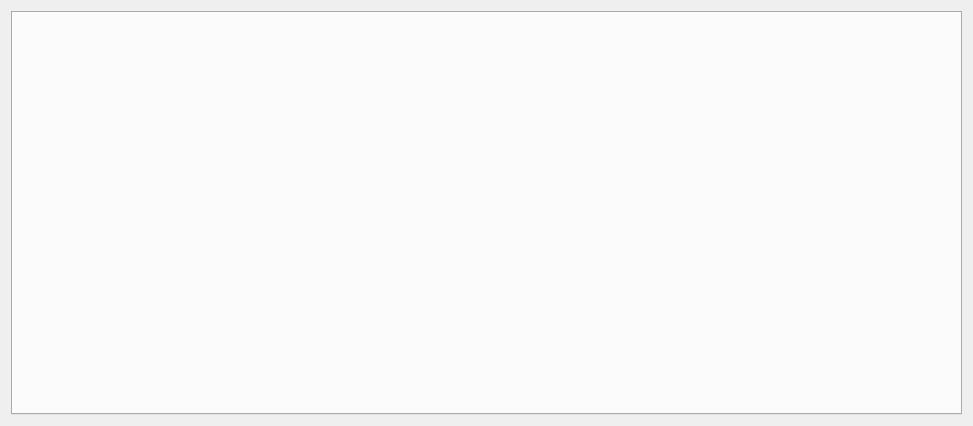
<?xml version="1.0" encoding="UTF-8"?>
<ui version="4.0">
 <class>MainWindow</class>
 <widget class="QMainWindow" name="MainWindow">
  <property name="geometry">
   <rect>
    <x>0</x>
    <y>0</y>
    <width>973</width>
    <height>426</height>
   </rect>
  </property>
  <property name="windowTitle">
   <string>Программа прогнозирования</string>
  </property>
  <widget class="QWidget" name="centralWidget">
   <layout class="QVBoxLayout" name="verticalLayout">
    <item>
     <widget class="QTabWidget" name="tabWidget">
      <property name="currentIndex">
       <number>-1</number>
      </property>
     </widget>
    </item>
   </layout>
  </widget>
 </widget>
 <layoutdefault spacing="6" margin="11"/>
 <resources/>
 <connections/>
</ui>
